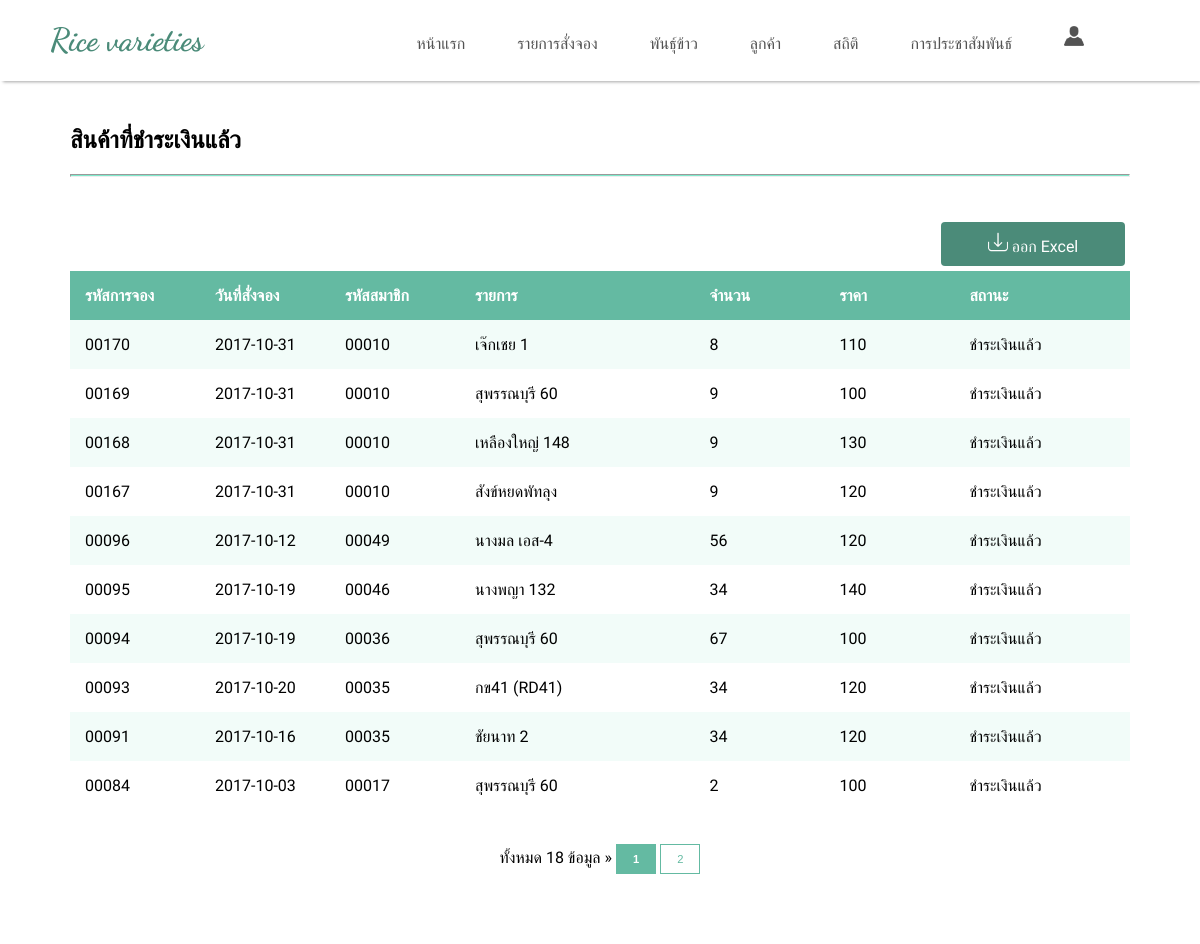
/admin/order/payment.php, run on the app's committed database.
### tables this page shows
CREATE TABLE IF NOT EXISTS `orderlist` (
  `orderid` int(5) unsigned zerofill NOT NULL AUTO_INCREMENT,
  `orderdate` date NOT NULL,
  `list` varchar(100) NOT NULL,
  `number` int(50) NOT NULL,
  `price` int(50) NOT NULL,
  `memberid` int(5) unsigned zerofill NOT NULL,
  `id` int(5) unsigned zerofill NOT NULL,
  `status` int(10) NOT NULL,
  PRIMARY KEY (`orderid`)
);

### admin/order/payment.php (the view, shortened to what this page needs)
<?php
class Paginator{
	var $items_per_page;
	var $items_total;
	var $current_page;
	var $mid_range;
	var $return;
	var $default_ipp;
	var $url_next;
	function Paginator()
	{
		$this->current_page = 1;
		$this->mid_range = 7;
		$this->items_per_page = $this->default_ipp;
		$this->url_next = $this->url_next;
	}
	function paginate()
	{
		if(!is_numeric($this->items_per_page) OR $this->items_per_page <= 0) $this->items_per_page = $this->default_ipp;
		$this->num_pages = ceil($this->items_total/$this->items_per_page);
		$prev_page = $this->current_page-1;
		$next_page = $this->current_page+1;
		if($this->num_pages > 10)
		{
			$this->return = ($this->current_page != 1 And $this->items_total >= 10) ? "<a class=\"paginate\" href=\"".$this->url_next.$this->$prev_page."\">&laquo; Previous</a> ":"<span class=\"inactive\" href=\"#\">&laquo; Previous</span> ";
			$this->start_range = $this->current_page - floor($this->mid_range/2);
			$this->end_range = $this->current_page + floor($this->mid_range/2);
			if($this->start_range <= 0)
			{
				$this->end_range += abs($this->start_range)+1;
				$this->start_range = 1;
			}
			if($this->end_range > $this->num_pages)
			{
				$this->start_range -= $this->end_range-$this->num_pages;
				$this->end_range = $this->num_pages;
			}
			$this->range = range($this->start_range,$this->end_range);
			for($i=1;$i<=$this->num_pages;$i++)
			{
				if($this->range[0] > 2 And $i == $this->range[0]) $this->return .= " ... ";
				if($i==1 Or $i==$this->num_pages Or in_array($i,$this->range))
				{
					$this->return .= ($i == $this->current_page And $_GET['Page'] != 'All') ? "<a title=\"Go to page $i of $this->num_pages\" class=\"current\" href=\"#\">$i</a> ":"<a class=\"paginate\" title=\"Go to page $i of $this->num_pages\" href=\"".$this->url_next.$i."\">$i</a> ";
				}
				if($this->range[$this->mid_range-1] < $this->num_pages-1 And $i == $this->range[$this->mid_range-1]) $this->return .= " ... ";
			}
			$this->return .= (($this->current_page != $this->num_pages And $this->items_total >= 10) And ($_GET['Page'] != 'All')) ? "<a class=\"paginate\" href=\"".$this->url_next.$next_page."\">Next &raquo;</a>\n":"<span class=\"inactive\" href=\"#\">&raquo; Next</span>\n";
		}
		else
		{
			for($i=1;$i<=$this->num_pages;$i++)
			{
				$this->return .= ($i == $this->current_page) ? "<a class=\"current\" href=\"#\">$i</a> ":"<a class=\"paginate\" href=\"".$this->url_next.$i."\">$i</a> ";
			}
		}
	}
	function display_pages()
	{
		return $this->return;
	}
}
?>
<!DOCTYPE html>
<html>
<head>
</head>
<?php
	$strSQL = "SELECT * FROM orderlist WHERE status='2'";
$objQuery = mysql_query($strSQL) or die ("Error Query [".$strSQL."]");
$Num_Rows = mysql_num_rows($objQuery);
$Per_Page = 10;
$Page = $_GET["Page"];
if(!$_GET["Page"])
{
	$Page=1;
}
$Page_Start = (($Per_Page*$Page)-$Per_Page);
$strSQL .="order by orderid DESC LIMIT $Page_Start , $Per_Page";
$objQuery  = mysql_query($strSQL);
?>
<body class="body1">
<?php include'../header.php'; ?>
<div class="div1">
<h2>สินค้าที่ชำระเงินแล้ว</h2>
<hr class="line">
<a class="button" style="vertical-align:middle" href="report.php"><img src = "img/download.png" width="20" height="20" ><span>&nbsp;ออก Excel</span></a>
<table>
  <tr>
    <th width="10%">รหัสการจอง</th>
    <th width="9%">วันที่สั่งจอง</th>
    <th width="10%">รหัสสมาชิก</th>
    <th width="30%">รายการ</th>
    <th width="11%">จำนวน</th>
    <th width="6%">ราคา</th>
	<th width="20%">สถานะ</th>
  </tr>
  <?php
  while($objResult = mysql_fetch_array($objQuery))
  {
  ?>
  <tr>
    <td><div class="div2"><?php echo $objResult["orderid"];?></div></td>
    <td><div class="div2"><?php echo $objResult["orderdate"];?></div></td>
    <td><div class="div2"><?php echo $objResult["memberid"];?></div></td>
    <td><div class="div2"><?php echo $objResult["list"];?></div></td>
    <td><div class="div2"><?php echo $objResult["number"];?></div></td>
    <td><div class="div2"><?php echo $objResult["price"];?></div></td>
	<td><div class="div2"><?php
							if ($objResult['status']==0) {
								echo 'สั่งซื้อ';
							} else if ($objResult['status']==1) {
								echo 'ติดต่อผู้ผลิต';
							} else if ($objResult['status']==2) {
								echo 'ชำระเงินแล้ว';
							}
						?></div></td>
  </tr>
  <?php
  }
  ?>
</table>
<center>
<br>
<br>
ทั้งหมด <?php echo $Num_Rows;?> ข้อมูล &raquo;
<?php
$pages = new Paginator;
$pages->items_total = $Num_Rows;
$pages->mid_range = 10;
$pages->current_page = $Page;
$pages->default_ipp = $Per_Page;
$pages->url_next = $_SERVER["PHP_SELF"]."?QueryString=value&Page=";
$pages->paginate();
echo $pages->display_pages()
?>
</center>
</body>
</html>

### admin/order/payment.php (style rules this page uses)
.body1 { background: #FFF; margin: 0; }
table { border-collapse: collapse; width: 100%; }
th, td { text-align: left; padding: 15px; }
tr:nth-child(even) { background-color: #f2fcf9 }
th { background-color: #64baa2; color: white; }
tr { word-wrap:break-word; }
.div1 { margin-top: 5px; margin-left: 20px; margin-right: 20px; margin-bottom: 100px; background: #FFF; padding-left: 50px; padding-right: 50px; padding-bottom: 50px; padding-top: 20px; font-family: 'Athiti', sans-serif; }
.div2 { width: 100px; overflow: hidden; }
.line { margin-bottom: 40px; color: #7ee9cb; background-color: #7ee9cb; height: 1px; }
.button { display: inline-block; border-radius: 4px; background-color: #4b8b79; border: none; color: #FFFFFF; text-align: center; font-size: 16px; padding: 10px 7px; width: 170px; transition: all 0.5s; cursor: pointer; margin: 5px; float: right; font-family: 'Athiti', sans-serif; }
.button span { cursor: pointer; display: inline-block; position: relative; transition: 0.5s; }
.button span:after { content: '\00bb'; position: absolute; opacity: 0; top: 0; right: -20px; transition: 0.5s; }
.paginate { font-family: Arial, Helvetica, sans-serif; font-size: .7em; }
a.paginate { border: 1px solid #64baa2; padding: 8px 16px; text-decoration: none; color: #64baa2; }
a.current { border: 1px solid #64baa2; font: bold .7em Arial,Helvetica,sans-serif; padding: 8px 16px; cursor: default; background:#64baa2; color: #FFF; text-decoration: none; }

### data on the page
orderlist: orderid "00170", orderdate "2017-10-31", memberid "00010", list "เจ๊กเชย 1", number "8", price "110", status "ชำระเงินแล้ว"
orderlist: orderid "00169", orderdate "2017-10-31", memberid "00010", list "สุพรรณบุรี 60", number "9", price "100", status "ชำระเงินแล้ว"
orderlist: orderid "00168", orderdate "2017-10-31", memberid "00010", list "เหลืองใหญ่ 148", number "9", price "130", status "ชำระเงินแล้ว"
orderlist: orderid "00167", orderdate "2017-10-31", memberid "00010", list "สังข์หยดพัทลุง", number "9", price "120", status "ชำระเงินแล้ว"
orderlist: orderid "00096", orderdate "2017-10-12", memberid "00049", list "นางมล เอส-4", number "56", price "120", status "ชำระเงินแล้ว"
orderlist: orderid "00095", orderdate "2017-10-19", memberid "00046", list "นางพญา 132", number "34", price "140", status "ชำระเงินแล้ว"
orderlist: orderid "00094", orderdate "2017-10-19", memberid "00036", list "สุพรรณบุรี 60", number "67", price "100", status "ชำระเงินแล้ว"
orderlist: orderid "00093", orderdate "2017-10-20", memberid "00035", list "กข41 (RD41)", number "34", price "120", status "ชำระเงินแล้ว"
orderlist: orderid "00091", orderdate "2017-10-16", memberid "00035", list "ชัยนาท 2", number "34", price "120", status "ชำระเงินแล้ว"
orderlist: orderid "00084", orderdate "2017-10-03", memberid "00017", list "สุพรรณบุรี 60", number "2", price "100", status "ชำระเงินแล้ว"

### other printed values
$Num_Rows "18"
